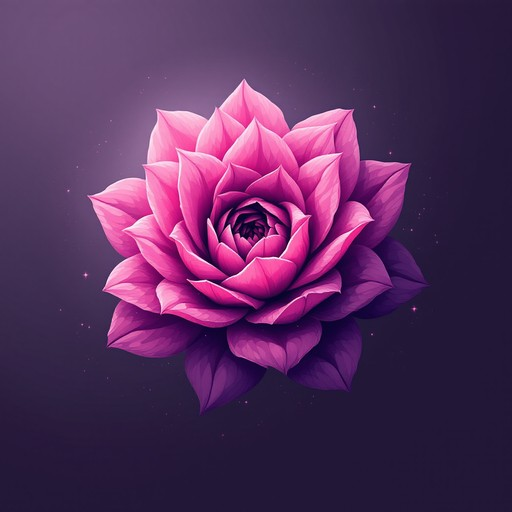
#> input picture Experiment-1/rose.jpg, 512 x 512 px
$ jupyter execute task_01.ipynb
#> lines starting #> are read from the running program, lines starting #| are printed output that depends on the picture
# Problem

1. Take grayscale image of size 512x512 and perform the following operations -

    a. Decrease its spatial resolution by half every time and observe its change when displaying in the same window size

    b. Decrease it intensity level resolution by one bit up to reach its binary format observe its change when displaying in the same window size

    c. Illustrate the histogram of the image and make single threshold segmentation observed from the histogram

[cell 1]
import cv2 as cv
import numpy as np
import matplotlib.pyplot as plt

[cell 2]
def hist(img):
    h = np.zeros(256)

    for i in range(img.shape[0]):
        for j in range(img.shape[1]):
            h[img[i][j]] += 1
    return h

[cell 3]
def resize(image, size):

    target_width, target_height = size
    original_height, original_width = image.shape

    resized_image = np.zeros((target_height, target_width), dtype=image.dtype)

    scale_x = original_width / target_width
    scale_y = original_height / target_height

    for y in range(target_height):
        for x in range(target_width):
            src_x = int(x * scale_x)
            src_y = int(y * scale_y)
            resized_image[y, x] = image[src_y, src_x]

    return resized_image

rose = cv.imread('./rose.jpg')
#> rose is the input picture: shape (512, 512, 3); mean B, G, R 91.9, 46.3, 86.2
rose_gray = cv.cvtColor(rose, cv.COLOR_BGR2GRAY)
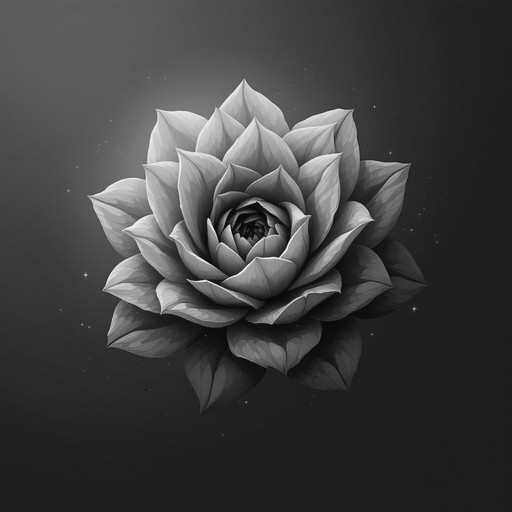
#> rose_gray: shape (512, 512); min 3, max 244, mean 63.4

sizes = [(rose_gray.shape[1] // (2 ** i), rose_gray.shape[0] // (2 ** i)) for i in range(6)]

fig, axes = plt.subplots(2, 3, figsize=(16, 12))

for i, size in enumerate(sizes):

    resized_img = resize(rose_gray, size)

    row, col = divmod(i, 3)
    axes[row, col].imshow(resized_img, cmap='gray')
    if i+1 == 1:
         axes[row, col].set_title(f'Original Image ({size[0]}x{size[1]})')
    else:
         axes[row, col].set_title(f'Spatial Resolution Halved {i+1} Times ({size[0]}x{size[1]})')
    axes[row, col].axis('off')
#> this loop made 6 passes
#> pass 2, `resized_img = resize(rose_gray, size)`:
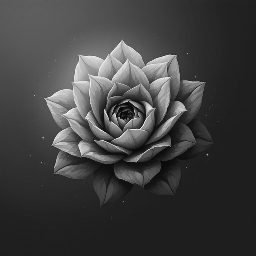
#> resized_img: shape (256, 256); min 5, max 244, mean 63.5
#> pass 3, `resized_img = resize(rose_gray, size)`:
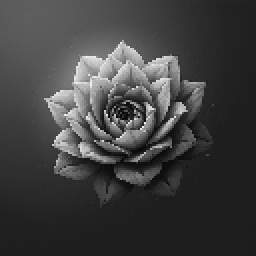
#> resized_img: shape (128, 128) (shown 2 times larger); min 5, max 239, mean 63.8
plt.tight_layout()
plt.show()
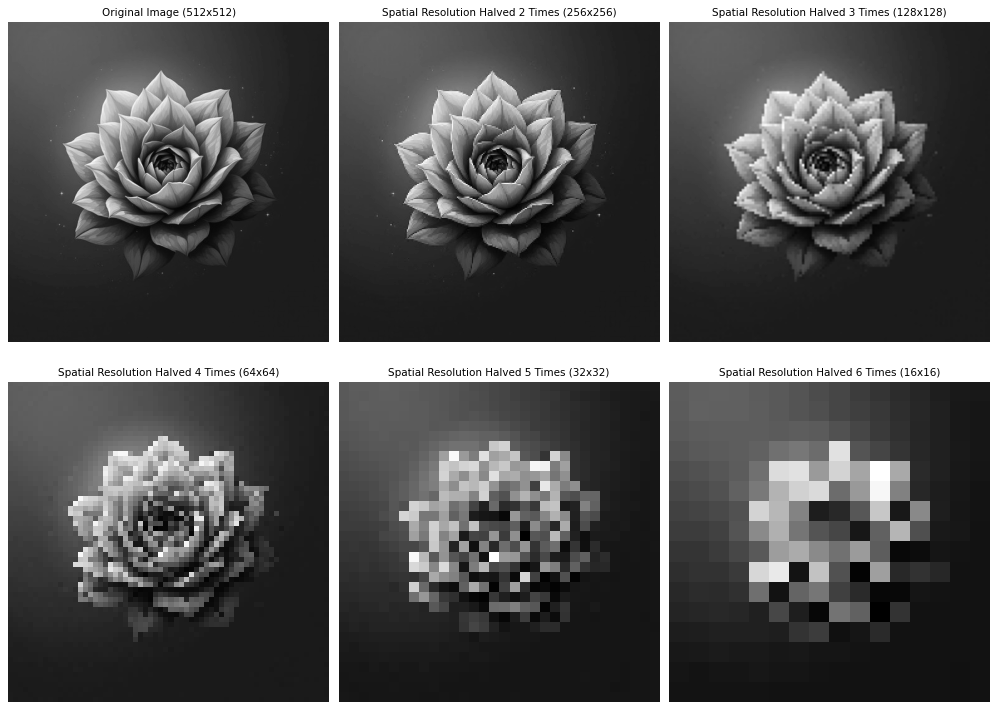
#> figure drawn by matplotlib, 6 panels
